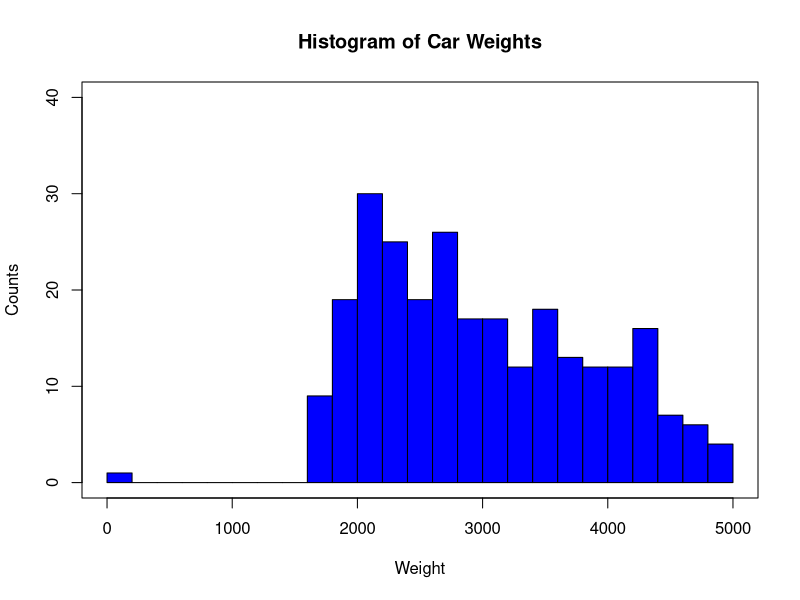
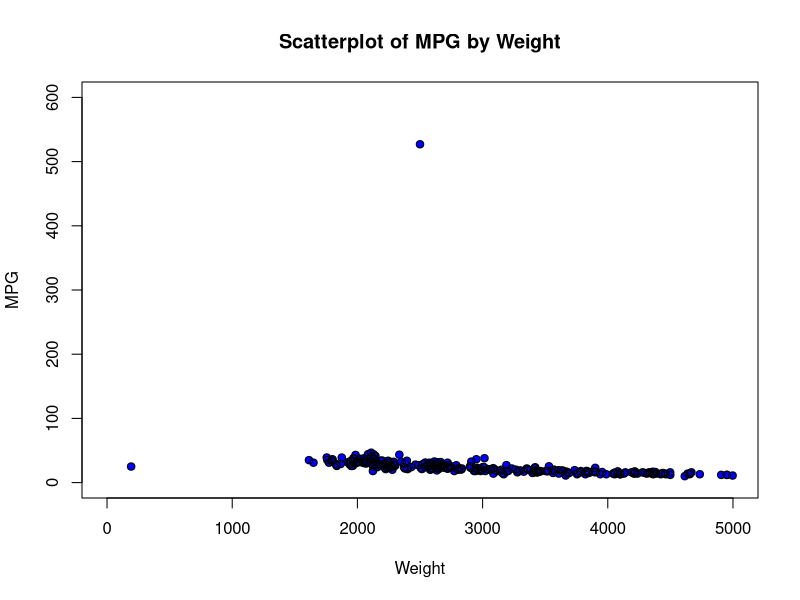
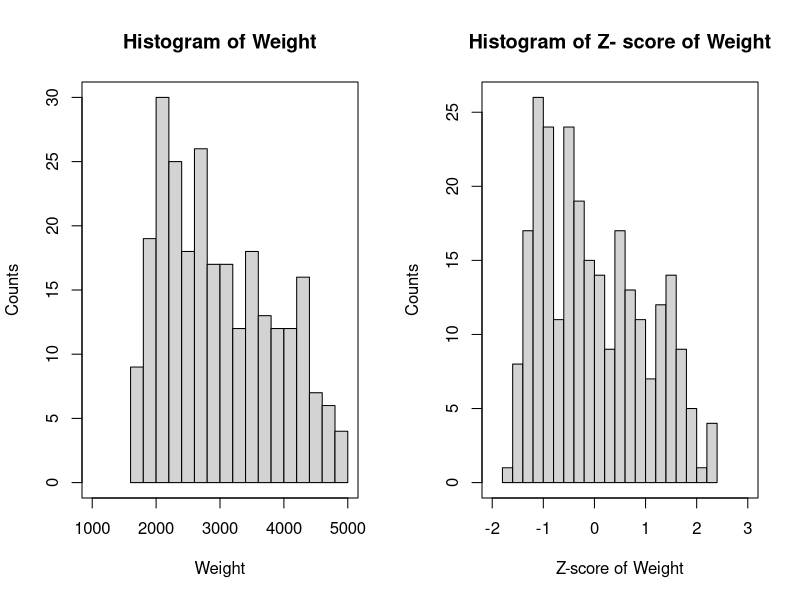
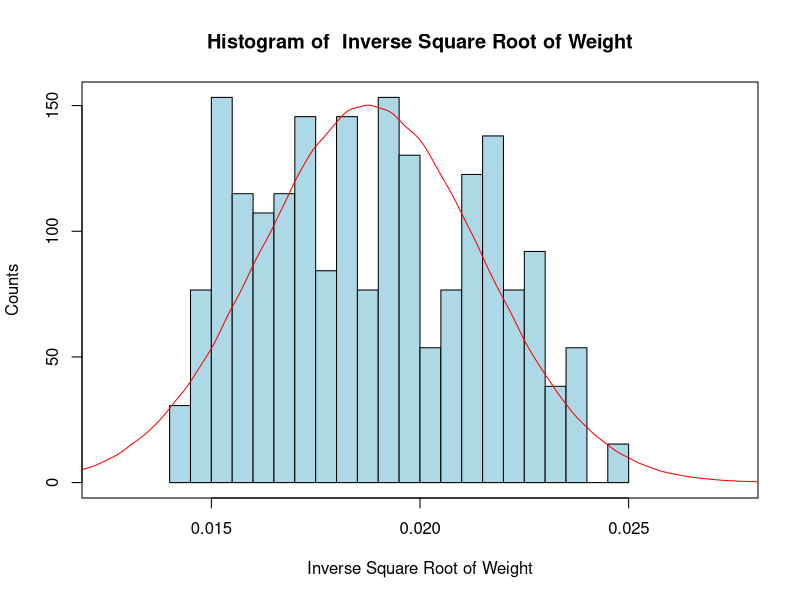
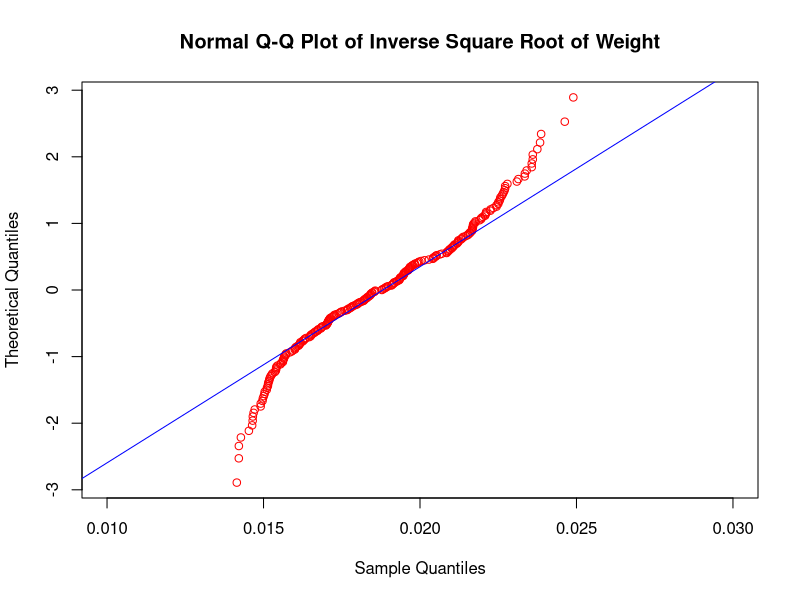

Recreate these plots in R, in order.
## ---- chunk 1
knitr::opts_chunk$set(echo = TRUE)
library(knitr)
## ---- chunk 2
  # Anything prefaced by a pound sign (#) is a comment.
  # Comments are not executed by R. Instead, they explain what the code is doing.
  # Indented code (that is not a comment) will run in R as if it was on one line
  # Code separated by semicolons will run as if the code was on separate lines,
  # with the semicolon marking the line break
## ---- chunk 3
  filepath <- ""
  setwd("~/IMGT680")
  cars <- read.csv(file = "cars.txt", stringsAsFactors = FALSE)
  cars # To display the whole dataset, type the dataset name
## ---- chunk 4
  head(cars) # Display the first few records of a dataset
## ---- chunk 5
  names(cars) # Display variable names of a data frame, one kind of data in R
## ---- chunk 6
  cars$weight # Look at only the weight variable within data frame cars
## ---- chunk 7
  mat <- matrix(0.0, nrow = 3, ncol = 2); mat
  colnames(mat) <- c("Var 1", "Var 2") # Give a matrix variable names
  colnames(mat) # Display variable names of a matrix
## ---- chunk 8
  cars.rsub <- cars[1:50,] # Subset the data by rows
  cars.csub <- cars[,1:3] # Subset by columns
  cars.rcsub <- cars[c(1,3,5), c(2,4)] # Subset by specific rows and columns
  cars.vsub <- cars[which(cars$mpg> 30),] # Subset by a logical condition
# To declare new variables, type the variable name, a left-arrow, then the value of the variable
  firstletter <- 'a'
  weight <- cars$weight
## ---- chunk 9
  par(mfrow=c(1,1)) # plots one figure; the default setting
  par(mfrow=c(2,3)) # plots six figures: three in the top row, three in the bottom row
  # Plots will fill the plot space row by row
## ---- chunk 10
  #install.packages("ggplot2")
  library(ggplot2)
## ---- chunk 11
  setwd("~/IMGT680")
  cars <- read.csv("cars.txt", stringsAsFactors = FALSE)
  cars2 <- read.csv("cars2.txt", stringsAsFactors = FALSE)
## ---- chunk 12
  # Look at four variables from cars
  cars.4var <- cars[, c(1, 3, 4, 8)]
  head(cars.4var)
## ---- chunk 13
  # Make certain entries missing
  cars.4var[2,2] <- cars.4var[4,4] <- NA
  head(cars.4var)
## ---- chunk 14
  # Replace missing values with constants
  cars.4var[2,2] <- 0
  cars.4var[4,4] <- "Missing"
  head(cars.4var)
## ---- chunk 15
  # Replace values with mean and mode
  cars.4var[2,2] <- mean(na.omit(cars.4var$cubicinches))
  our_table <- table(cars.4var$brand)
  our_mode <- names(our_table)[our_table == max(our_table)]
  cars.4var[4,4] <- our_mode
  head(cars.4var)
## ---- chunk 16
  # Generate random observations
  obs_brand <- sample(na.omit(cars.4var$brand), 1)
  obs_cubicinches <- sample(na.omit(cars.4var$cubicinches), 1)
  cars.4var[2,2] <- obs_cubicinches
  cars.4var[4,4] <- obs_brand
  head(cars.4var)
## ---- chunk 17
  # Set up the plot area
  par(mfrow = c(1,1))
 
  # Create the histogram bars
  hist(cars2$weight,
       breaks = 30,
       xlim = c(0, 5000),
       col = "blue",
       border = "black",
       ylim = c(0, 40),
       xlab = "Weight",
       ylab = "Counts",
       main = "Histogram of Car Weights")


  # Make a box around the plot
  box(which = "plot", lty = "solid", col = "black")
## ---- chunk 18
  plot(cars2$weight, cars2$mpg,
       xlim = c(0, 5000), ylim = c(0, 600),
       xlab = "Weight", ylab = "MPG",
       main = "Scatterplot of MPG by Weight",
       type = "p", pch = 16, col = "blue")
  #Add open black circles
  points(cars2$weight, cars2$mpg,
         type = "p", col = "black")
## ---- chunk 19
  mean(cars$weight) # Mean
  median(cars$weight) # Median
  length(cars$weight) # Number of observations
  sd(cars$weight) # Standard deviation
  summary(cars$weight) # Min, Q1, Median, Mean, Q3, Max
## ---- chunk 20
  # Min-max normalization
  summary(cars$weight)
  mi <- min(cars$weight)
  ma <- max(cars$weight)
  minmax.weight <- (cars$weight - mi)/(ma - mi)
  minmax.weight
## ---- chunk 21
  # Z-score standarization
  m <- mean(cars$weight); s <- sd(cars$weight)
  z.weight <- (cars$weight - m)/s
  z.weight
  length(cars$weight)
## ---- chunk 22
  # Decimal scaling
  max(abs(cars$weight)) # 4 digits
  d.weight <- cars$weight/(10^4); d.weight
## ---- chunk 23
  par(mfrow = c(1,2))
  
  # Create two histograms
  hist(cars$weight, breaks = 20, xlim = c(1000, 5000),
       main = "Histogram of Weight", xlab = "Weight", ylab = "Counts")
  box(which = "plot", lty = "solid", col = "black")
  hist(z.weight, breaks = 20, xlim = c(-2, 3),
       main = "Histogram of Z- score of Weight",
       xlab = "Z-score of Weight", ylab = "Counts")
  box(which = "plot", lty = "solid", col = "black")
## ---- chunk 24
  (3*(mean(cars$weight) - median(cars$weight)))/sd(cars$weight)
  (3*(mean(z.weight) - median(z.weight)))/sd(z.weight)
## ---- chunk 25
  sqrt.weight <- sqrt(cars$weight) # Square root
  sqrt.weight_skew <- (3*(mean(sqrt.weight) - median(sqrt.weight))) / sd(sqrt.weight)
  ln.weight <- log(cars$weight) # Natural log
  ln.weight_skew <- (3*(mean(ln.weight) - median(ln.weight))) / sd(ln.weight)
  invsqrt.weight <- 1 / sqrt(cars$weight) # Inverse square root
  invsqrt.weight_skew <- (3*(mean(invsqrt.weight) - median(invsqrt.weight))) /sd(invsqrt.weight)
## ---- chunk 26
  par(mfrow=c(1,1))
  x <- rnorm(1000000, mean = mean (invsqrt.weight),
             sd = sd(invsqrt.weight))
  hist(invsqrt.weight, breaks = 30, xlim = c(0.0125, 0.0275),
       col = "lightblue", prob = TRUE, border = "black",
       xlab = "Inverse Square Root of Weight",
       ylab = "Counts", main = "Histogram of  Inverse Square Root of Weight")
  box(which = "plot", lty = "solid", col="black")
  
  # Overlay with  Normal density
  lines(density(x), col = "red")
## ---- chunk 27
  qqnorm(invsqrt.weight, datax = TRUE, col = "red", ylim = c(0.01, 0.03),
         main = "Normal Q-Q Plot of Inverse Square Root of Weight")
  qqline(invsqrt.weight, col = "blue", datax = TRUE)
## ---- chunk 28
  # Transform x using y = 1 / sqrt(x)
  x <- cars$weight[1]; y <- 1 / sqrt(x)
  
  # Detransform x using x = 1 / (y)^2
  detransformedx <- 1 / y^2
  x; y; detransformedx
## ---- chunk 29
  north_flag <- east_flag <- south_flag <- c(rep(NA, 10))
  region <- c(rep(c("north", "south", "east", "west"),2), "north", "south")
  
  # Change the region variable to indicators
  for (i in 1:length(region)) {
    if(region[i] == "north") north_flag[i] = 1
    else north_flag[i] = 0
    if(region[i] == "east") east_flag[i] = 1
    else east_flag[i] = 0
    if(region[i] == "south") south_flag[i] = 1
    else south_flag[i] = 0
  }
  north_flag; east_flag; south_flag
  
### INDEX FIELDS
  # Data frames have an index field;
  # the left-most column
  cars
  cars[order(cars$mpg),]
  
  # For vectors or matrices,
  # add a column to act as an index field
  x <- c(1,1,3:1,1:4,3); y <- c(9,9:1)
  z <- c(2,1:9)
  matrix <- t(rbind(x,y,z)); matrix
  indexed_m <- cbind(c(1:length(x)), matrix); indexed_m
  indexed_m[order(z),]
## ---- chunk 30
  # For number of duplicate records, use anyDuplicated
  anyDuplicated(cars)
  
  # To examine each record, use Duplicated
  duplicated(cars)
  # ‘True’: record is a duplicate,
  # ‘False’: record is not a duplicate
  
  # Let's duplicate the first record
  new.cars <- rbind(cars, cars[1,])
  
  # Check for duplicates
  anyDuplicated(new.cars)
  
  # The 262nd record is a duplicate
  duplicated(new.cars)
